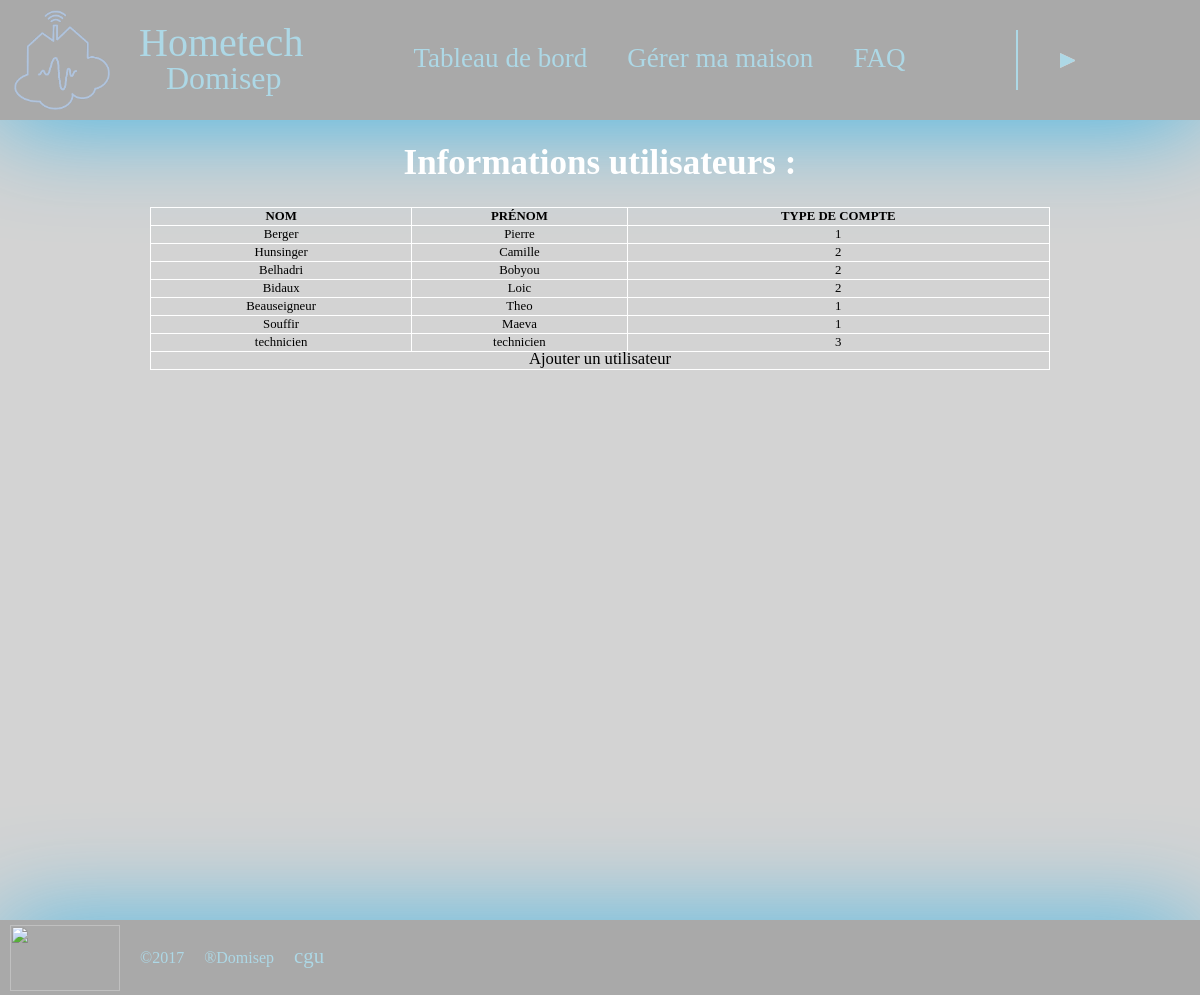
Page /vues/gestion_utilisateur_admin.php on the committed database.
### tables this page shows
CREATE TABLE `compte` (
  `ID_personne` int(11) NOT NULL,
  `Nom_personne` text NOT NULL,
  `Prenom` text NOT NULL,
  `tel` text,
  `Email` varchar(50) NOT NULL,
  `login` varchar(30) DEFAULT NULL,
  `mot_de_passe` varchar(30) NOT NULL,
  `ID_typeCompte` int(11) NOT NULL
);

### vues/gestion_utilisateur_admin.php (the view, shortened to what this page needs)
<!DOCTYPE html>
<head>
    <link rel="stylesheet" href="css/style.css">
    <link rel="stylesheet" href="css/footer.css">
    <link rel="stylesheet" href="css/header.css">
    <link rel="stylesheet" href="css/gestion_utilisateurs.css">
</head>
<body>
<?php include 'modele/connexion.php';
include("header.php");?>
<div id="section2">
    <h1> Informations utilisateurs : </h1>
    <?php
    $reponse = $bdd->query('SELECT ID_personne, Nom_personne, Prenom, ID_typeCompte FROM compte');
    echo '<table>
                               <thead>
                                   <tr>
                                       <th>NOM</th>
                                       <th>PRÉNOM</th>
                                       <th>TYPE DE COMPTE</th>
                                   </tr>
                                <tfoot>
                                   <tr>
                                       <th colspan="3"><form  method="post" action="index.php?cible=menu_utilisateur&fonction=ajout_utilisateur"><button id="bouton_sans_style2" type="submit" >Ajouter un utilisateur</button></form></th>
                                   </tr>
                               </tfoot>';
    while ($donnees = $reponse->fetch())
    {
        echo '<tr>
                                        <td>'.htmlspecialchars($donnees['Nom_personne']).'</td>
                                        <td>'.htmlspecialchars($donnees['Prenom']).'</td>
                                        <td>'.htmlspecialchars($donnees['ID_typeCompte']).'</td>
                                    </tr>';
    }
    echo '</table>';
    ?>
</div>
<?php
include("footer.php");
?>
</body>
</html>

### css/style.css (style rules this page uses)
body { background-color:lightgrey; -webkit-background-size:cover; background-size: cover; background-position: bottom; background-attachment:fixed; background-repeat:no-repeat; margin:0; padding:0; height: 100%; display: block; }
#section2 { display: flex; flex-direction: column; min-height: 100%; }
#bouton_sans_style2 { margin: 0; padding: 0; line-height: 0; border: 0; background: none; font-size: 1.3em; text-decoration: none; font-family: "Exo-Regular"; cursor: pointer; }

### css/gestion_utilisateurs.css (style rules this page uses)
table { font-size: .8em; margin: 0 auto; width: 75%; border-collapse: collapse; border-radius: 20px; }
td, th { border: 1px solid white; text-align: center; }
h1 { justify-content: center; text-align: center; font-size: 35px; color : white; }

### rows in the picture
compte: Nom_personne "Berger", Prenom "Pierre", ID_typeCompte "1"
compte: Nom_personne "Hunsinger", Prenom "Camille", ID_typeCompte "2"
compte: Nom_personne "Belhadri", Prenom "Bobyou", ID_typeCompte "2"
compte: Nom_personne "Bidaux", Prenom "Loic", ID_typeCompte "2"
compte: Nom_personne "Beauseigneur", Prenom "Theo", ID_typeCompte "1"
compte: Nom_personne "Souffir", Prenom "Maeva", ID_typeCompte "1"
compte: Nom_personne "technicien", Prenom "technicien", ID_typeCompte "3"
